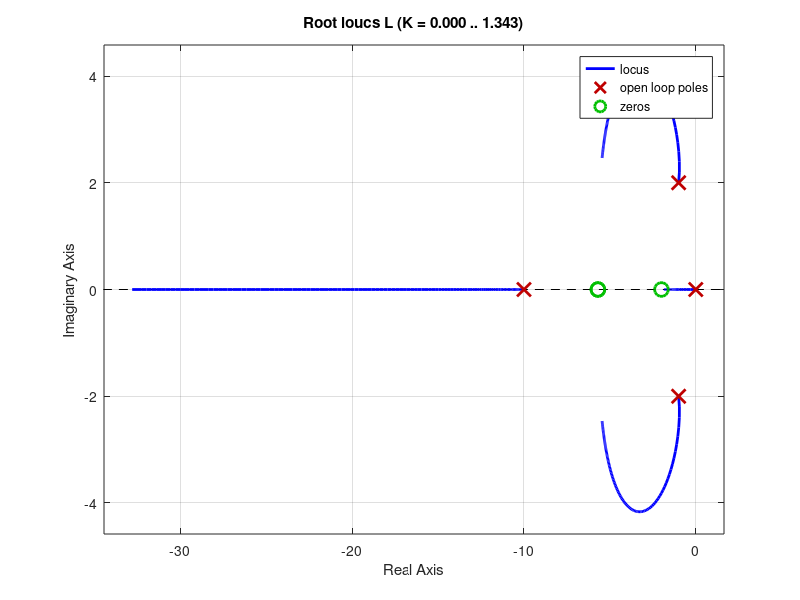

Recreate this plot in MATLAB. (Note: this script raises an error after producing the figure.)
% %%%%%%%%%%%%%%%%%%%%%%%%%%%%%%%%%%%
% 
% Ejercicio X 
% Realizado por: Matías Nahuel López
% 
% Universidad Tecnológica Nacional
% Facultad Regional de Buenos Aires
% 
% Legajo: 153.327-7
% Contacto: matias@matnalopez.com.ar
% 
% %%%%%%%%%%%%%%%%%%%%%%%%%%%%%%%%%%%

%% Inicialización

% Generales
clear; clc; close all;
s = tf('s');

% Para gráficos
T_inicio    = 0;
delta_t     = 0.01;
T_final     = 8;
t           = (T_inicio:delta_t:T_final)';


%% Datos del problema


m = 48;
bm = 0;
b1 = 250/3;
k1 = 1000;
k2 = 200;

numG = [b1*(k1+k2) k1*k2];
denG = [m*b1 (m*k1 + b1*bm) (b1*k1+b1*k2+bm*k1) k1*k2];

%% Resolución

G = tf(numG, denG)

pole(G)

PLC = -4 + 4i;

p1 = -1 + 2i;
p2 = 0;
p3 = -1 - 2i;
p4 = -10;
z1 = -2;

alfa  = angle((PLC - p1))*180/pi
beta  = angle((PLC - p2))*180/pi
gamma = angle((PLC - p3))*180/pi
delta = angle((PLC - p4))*180/pi
epsilon = angle(PLC - z1)*180/pi

MF = epsilon - alfa - beta - gamma - delta 

tita = MF / 2 

% a = real(PLC) / tand(tita)
% z = - real(PLC) - a

z = 5.7
% 
% 
Gc = (s+z)^2 / s;
L = Gc * G;

figure; rlocus(L)
[kd, polos] = rlocfind(L, PLC)







M = feedback(kd*Gc*G, 1);
figure; step(M)
stepinfo(M)
figure; pzmap(M)

% pole(M)
